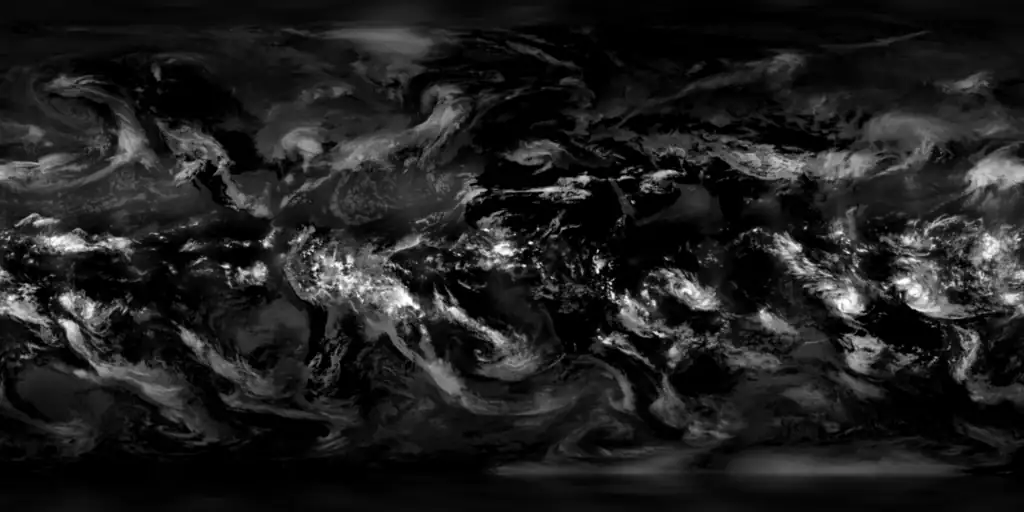
#> input picture apps/find-home/data/planets/earth-cloud-tops.webp, 1024 x 512 px, given in place of ldem_4_uint.tif, which was not available
$ python build-planet-maps.py ../data/planets/earth-cloud-tops.webp
#> lines starting #> are read from the running program, lines starting #| are printed output that depends on the picture
"""Shrink real global maps into the small colour and height textures Find Home ships.

Usage: python tools/build-planet-maps.py <folder with the raw downloads>

Raw downloads (all NASA, public domain):
  lroc_color_2k.jpg   NASA SVS CGI Moon Kit, LRO LROC WAC colour
  ldem_4_uint.tif     NASA SVS CGI Moon Kit, LRO LOLA elevation, uint16 half-metres
  mar0kuu2.jpg        JPL Solar System Simulator, Viking colour mosaic
  megt90n000cb.img    PDS Geosciences Node, MGS MOLA MEGDR 4 px/deg, int16 metres, big-endian
  world.200407.3x5400x2700.jpg     NASA Earth Observatory, Blue Marble Next Generation, July 2004
  gebco_08_rev_elev_5400x2700.jpg  NASA Earth Observatory from GEBCO, land elevation 0-6400 m
  gebco_08_rev_bath_5400x2700.jpg  NASA Earth Observatory from GEBCO, 255 on land, lower over water
  Venus_Magellan_Topography_Global_4641m_v02.tif  USGS Astrogeology, Magellan, int16 metres, -32768 where unmapped
  Titan_ISS_P19658_Mosaic_Global_4km.tif           USGS Astrogeology, Cassini ISS 938 nm, columns run 0-360 E
  topo_4PPD_interp.cub                             Cornell eCommons (Corlies 2017, CC0), ISIS cube, float32 metres
"""

import json
import re
import sys
from pathlib import Path

import numpy as np
from PIL import Image

WIDTH = 1024
HEIGHT = 512
COLOUR_QUALITY = 82
EARTH_HIGHEST_M = 6400
DRY_LAND = 255
SEA_ICE_FLOOR = 50
COAST_UNMIX_FLOOR = 0.35
COAST_FILL_STEPS = 6
NEIGHBOUR_SHIFTS = [(1, 0), (-1, 0), (1, 1), (-1, 1)]
VENUS_UNMAPPED = -32768
VENUS_BASALT = (80, 74, 66)
TITAN_TINT = np.array([1.0, 0.84, 0.62])
GAP_FILL_STEPS = 400
OUT = Path(__file__).resolve().parent.parent / 'data' / 'planets'


def centred_on_prime_meridian(heights, starts_at_zero_east):
    return np.roll(heights, heights.shape[1] // 2, axis=1) if starts_at_zero_east else heights


def save_colour(source, name, land=None):
    colour = Image.open(source).convert('RGB').resize((WIDTH, HEIGHT), Image.LANCZOS)
    if land is not None:
        ocean = ocean_colour(colour, land)
        print(f'{name} open-ocean colour: {ocean.round().astype(int).tolist()}')
        colour = land_colour_everywhere(colour, land, ocean)
        colour.putalpha(land)
    colour.save(OUT / f'{name}-colour.webp', quality=COLOUR_QUALITY, method=6, exact=True)


# [22 lines left out: functions ocean_colour, land_colour_everywhere, not called in this run]


def grey(path):
    return np.asarray(Image.open(path).convert('L'), dtype=np.float64)


def land_mask(bathymetry_path):
    dry = Image.fromarray((grey(bathymetry_path) >= DRY_LAND).astype(np.float32) * 255, 'F')
    return Image.fromarray(np.round(np.asarray(dry.resize((WIDTH, HEIGHT), Image.BOX))).astype(np.uint8), 'L')


def area_weighted_mean(metres):
    latitudes = (0.5 - (np.arange(metres.shape[0]) + 0.5) / metres.shape[0]) * np.pi
    weights = np.cos(latitudes)[:, None] * np.ones_like(metres)
    return float((metres * weights).sum() / weights.sum())


# [47 lines left out: functions save_height, uncompressed_int16_tiff, isis_tiled_cube, block_mean_ignoring_gaps, gaps_filled, not called in this run]


def save_flat_colour(rgb, name):
    Image.new('RGB', (WIDTH, HEIGHT), rgb).save(OUT / f'{name}-colour.webp', quality=COLOUR_QUALITY, method=6)


# [6 lines left out: function save_tinted_brightness, not called in this run]


def edge_strength(grey):
    return np.abs(np.diff(grey, axis=1, append=grey[:, :1])) + np.abs(np.diff(grey, axis=0, append=grey[:1, :]))


# [8 lines left out: function best_half_turn, not called in this run]


def main(raw):
    OUT.mkdir(parents=True, exist_ok=True)
    ranges = {}

    moon = np.asarray(Image.open(raw / 'ldem_4_uint.tif'), dtype=np.float64) * 0.5
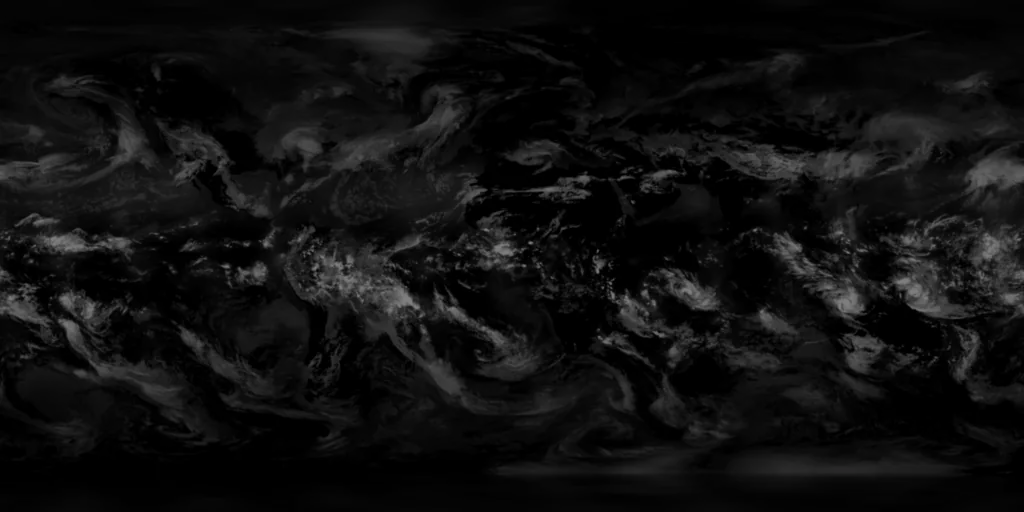
#> moon: shape (512, 1024, 3) float64; mean R, G, B 15.7, 15.7, 15.7
    save_colour(raw / 'lroc_color_2k.jpg', 'moon')
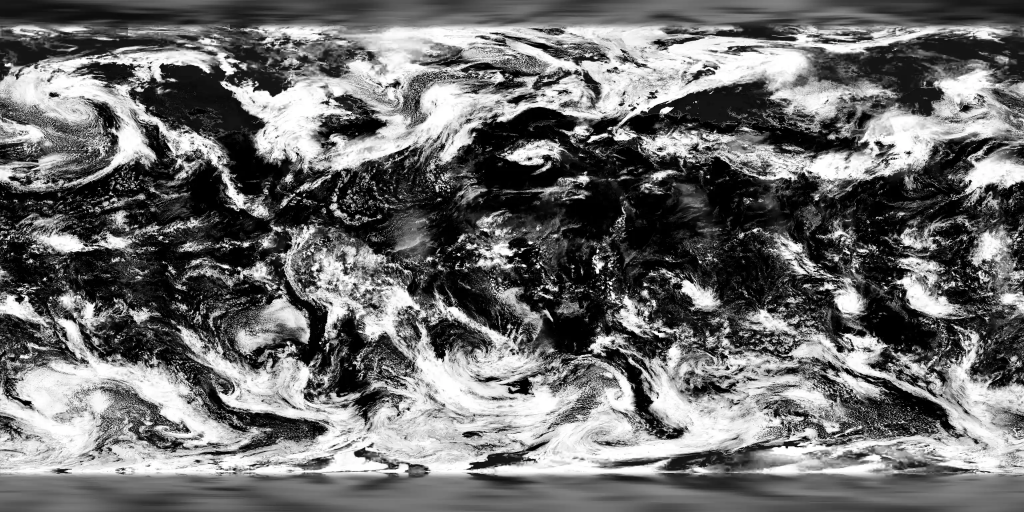
#> input picture apps/find-home/data/planets/earth-clouds.webp, 3072 x 1536 px, given in place of lroc_color_2k.jpg, which was not available (shown at 1/3 size)
#> in save_colour, `colour = Image.open(source).convert('RGB').resize((WIDTH, HEIGHT), Ima..`:
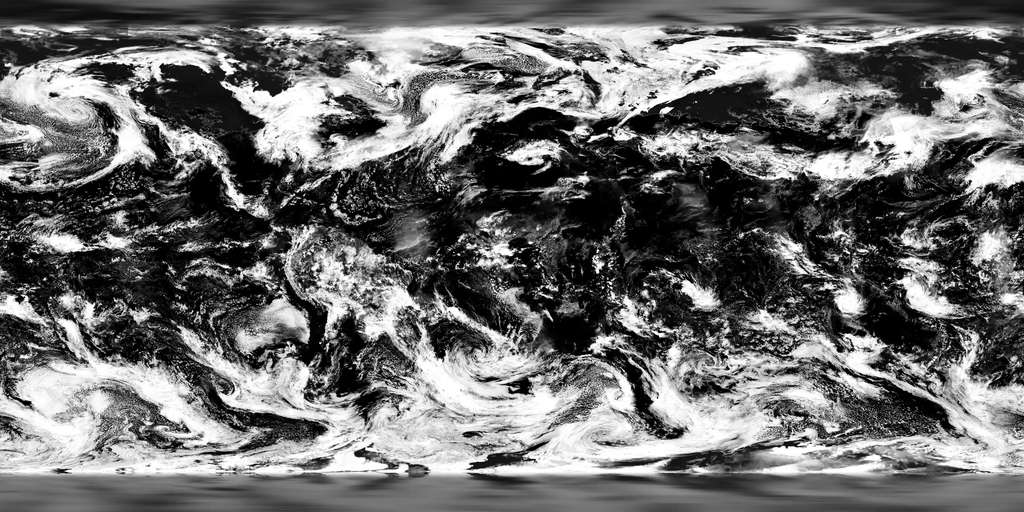
#> colour: PIL image 1024x512 RGB; mean R, G, B 110.4, 110.4, 110.4
    ranges['Moon'] = save_height(moon, 'moon', datum_metres=area_weighted_mean(moon))

    mola = np.fromfile(raw / 'megt90n000cb.img', dtype='>i2').reshape(720, 1440).astype(np.float64)
    mola = centred_on_prime_meridian(mola, starts_at_zero_east=True)
    turn, as_is, turned = best_half_turn(raw / 'mar0kuu2.jpg', mola)
    print(f'Mars colour vs MOLA edge correlation: as is {as_is:.3f}, half turn {turned:.3f}')
    if turn:
        raise SystemExit('Viking colour map is offset half a turn from MOLA; fix its centring before shipping.')
    save_colour(raw / 'mar0kuu2.jpg', 'mars')
    ranges['Mars'] = save_height(mola, 'mars')

    save_colour(raw / 'world.200407.3x5400x2700.jpg', 'earth', land=land_mask(raw / 'gebco_08_rev_bath_5400x2700.jpg'))
    ranges['Earth'] = save_height(grey(raw / 'gebco_08_rev_elev_5400x2700.jpg') / 255 * EARTH_HIGHEST_M, 'earth')

    venus = gaps_filled(block_mean_ignoring_gaps(uncompressed_int16_tiff(raw / 'Venus_Magellan_Topography_Global_4641m_v02.tif'), VENUS_UNMAPPED))
    save_flat_colour(VENUS_BASALT, 'venus')
    ranges['Venus'] = save_height(venus, 'venus', datum_metres=area_weighted_mean(venus))

    titan = isis_tiled_cube(raw / 'topo_4PPD_interp.cub').astype(np.float64)
    save_tinted_brightness(raw / 'Titan_ISS_P19658_Mosaic_Global_4km.tif', 'titan', TITAN_TINT, starts_at_zero_east=True)
    ranges['Titan'] = save_height(titan, 'titan', datum_metres=area_weighted_mean(titan))

    (OUT / 'maps.json').write_text(json.dumps(ranges, indent=2) + '\n')
    for path in sorted(OUT.iterdir()):
        print(f'{path.name}: {path.stat().st_size / 1024:.0f} KB')


if __name__ == '__main__':
#> (the run stopped early here; a loop or call above may not have finished)
